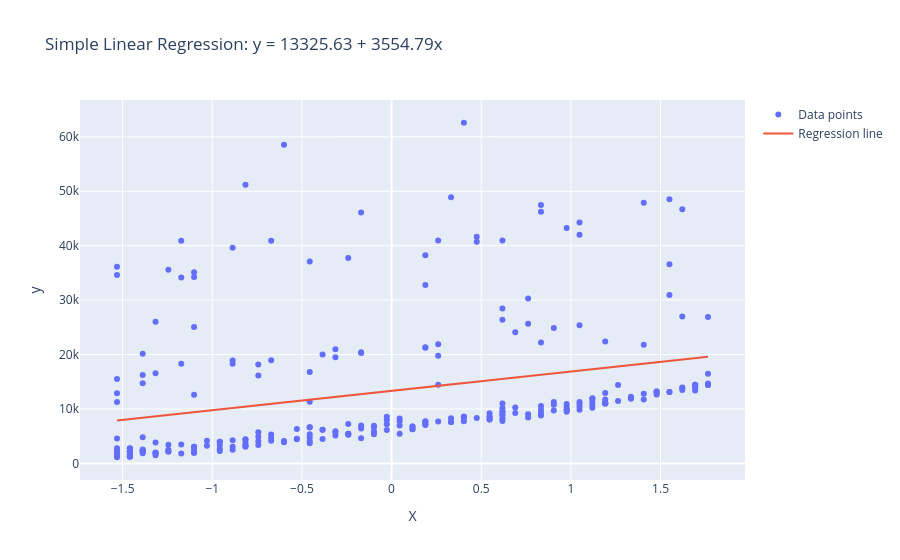

Write notebook code for a chart like this one.
### Code cell
y_pred_age_lasso = age_lasso_model.predict(X_test_age)

age_lasso_model.plot(X_test_age, Y_test , y_pred_age_lasso)

### Figure 1 — Plotly figure (JSON) as saved in the notebook; plotly's stock layout.template omitted (floating-point values rounded to 4 significant figures; data arrays with more than 128 entries replaced by an {"elided": "..."} marker saying what was removed)
{"data": [{"mode": "markers", "name": "Data points", "type": "scatter", "x": {"elided": "268 float values"}, "y": {"elided": "268 float values"}}, {"mode": "lines", "name": "Regression line", "type": "scatter", "x": {"elided": "268 float values"}, "y": {"elided": "268 float values"}}], "layout": {"title": {"text": "Simple Linear Regression: y = 13325.63 + 3554.79x"}, "xaxis": {"title": {"text": "X"}}, "yaxis": {"title": {"text": "y"}}}}
